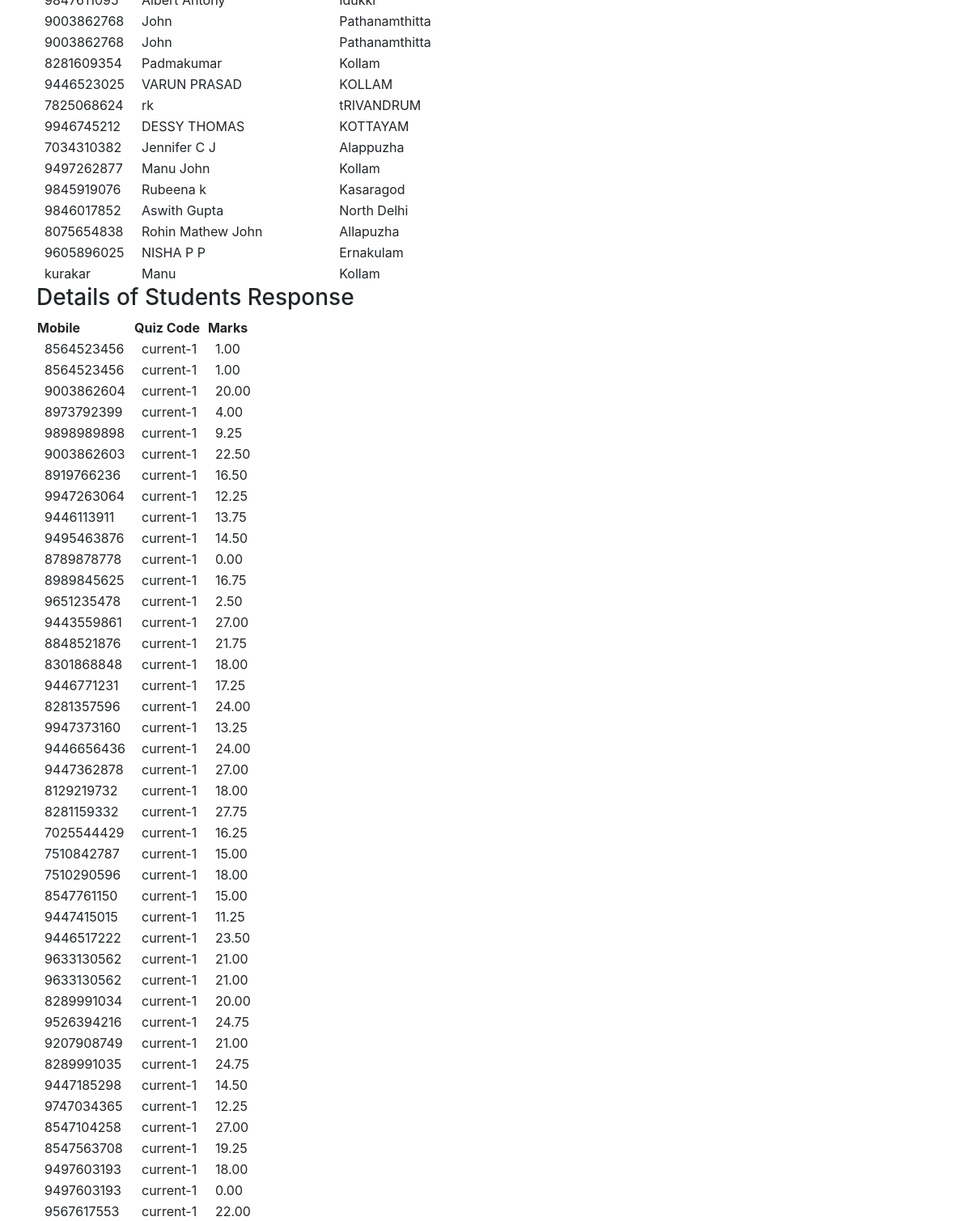
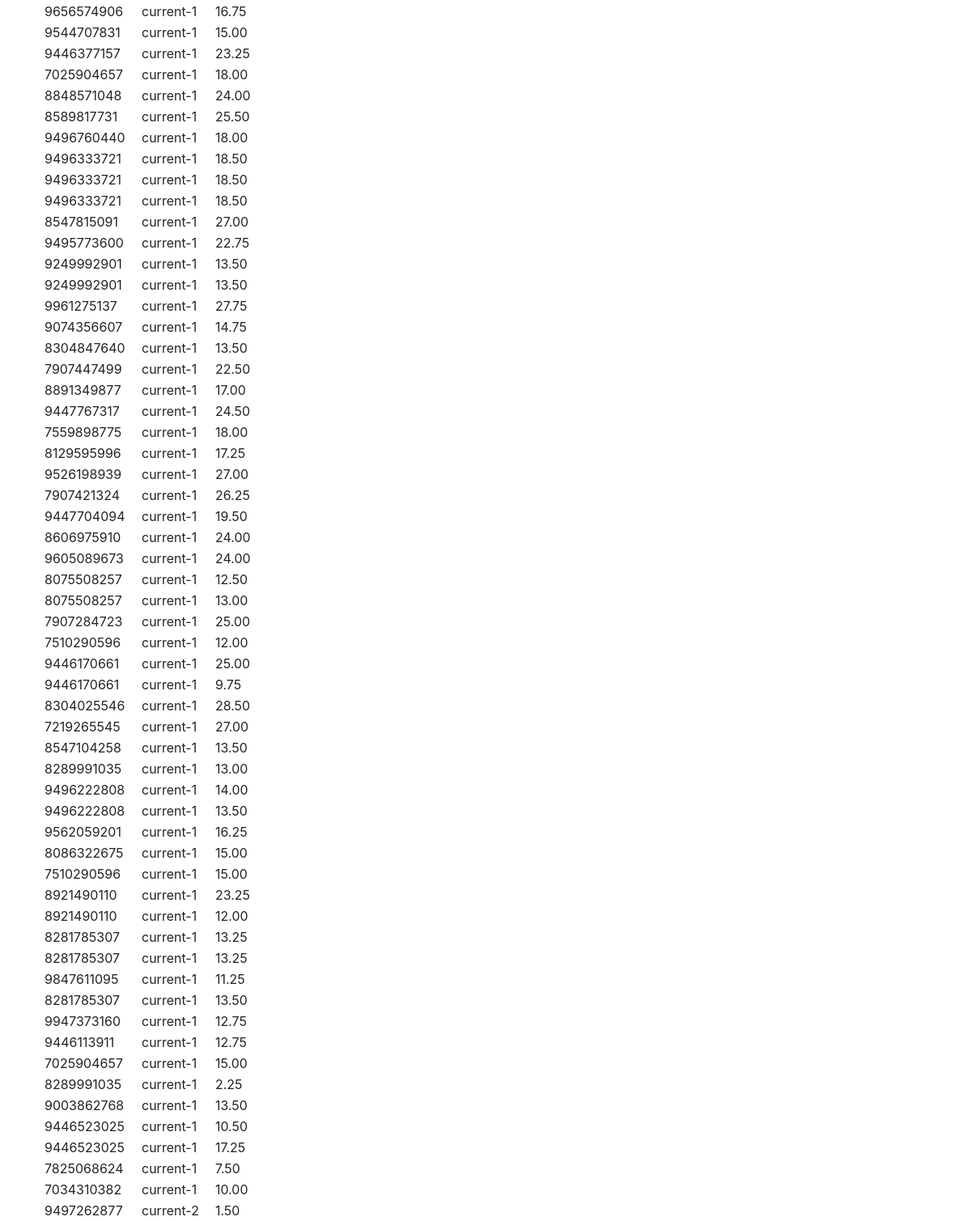
The app's page /manage_users/ (signed in, lower part), older data (2 pictures, top to bottom).
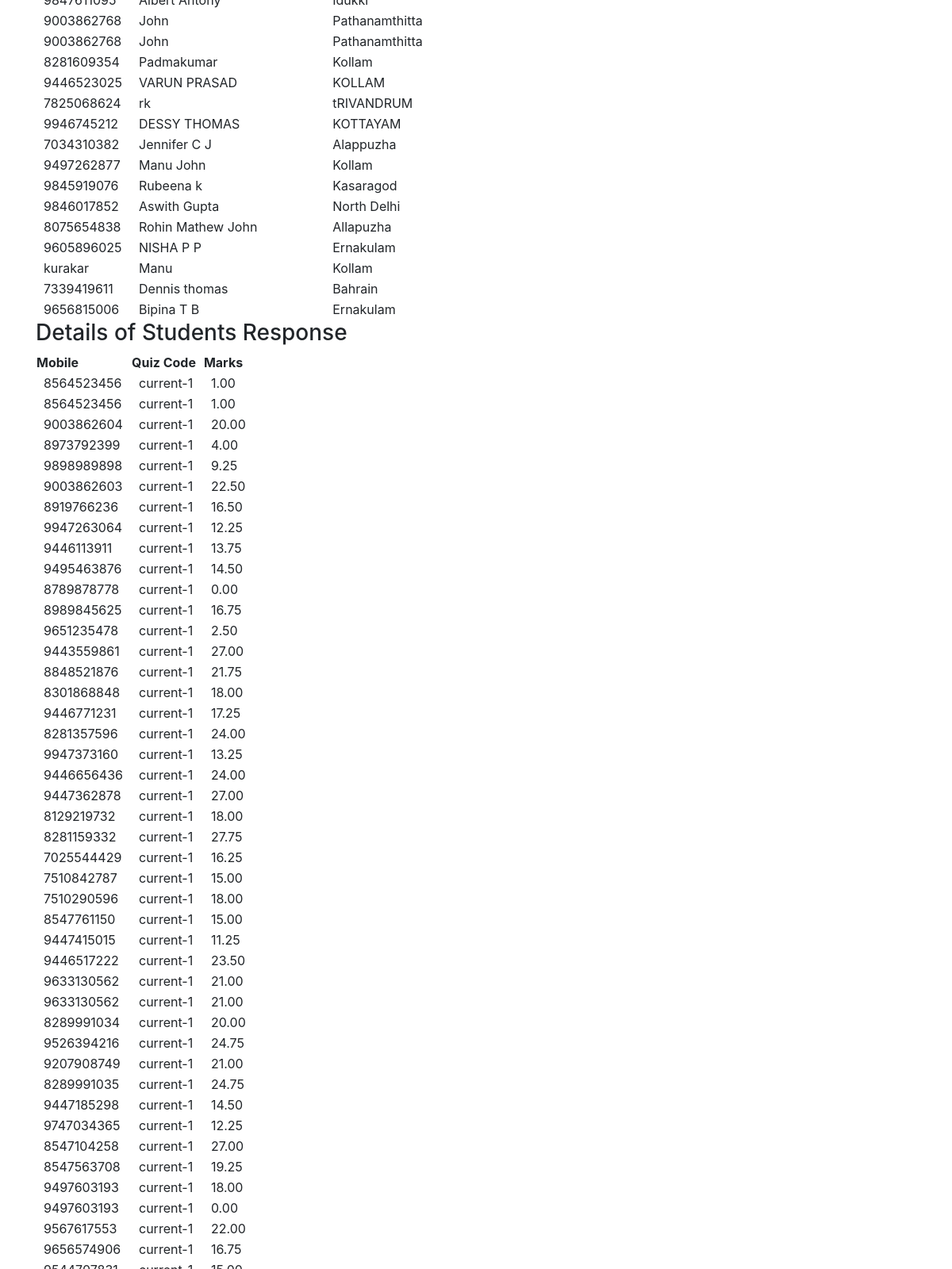
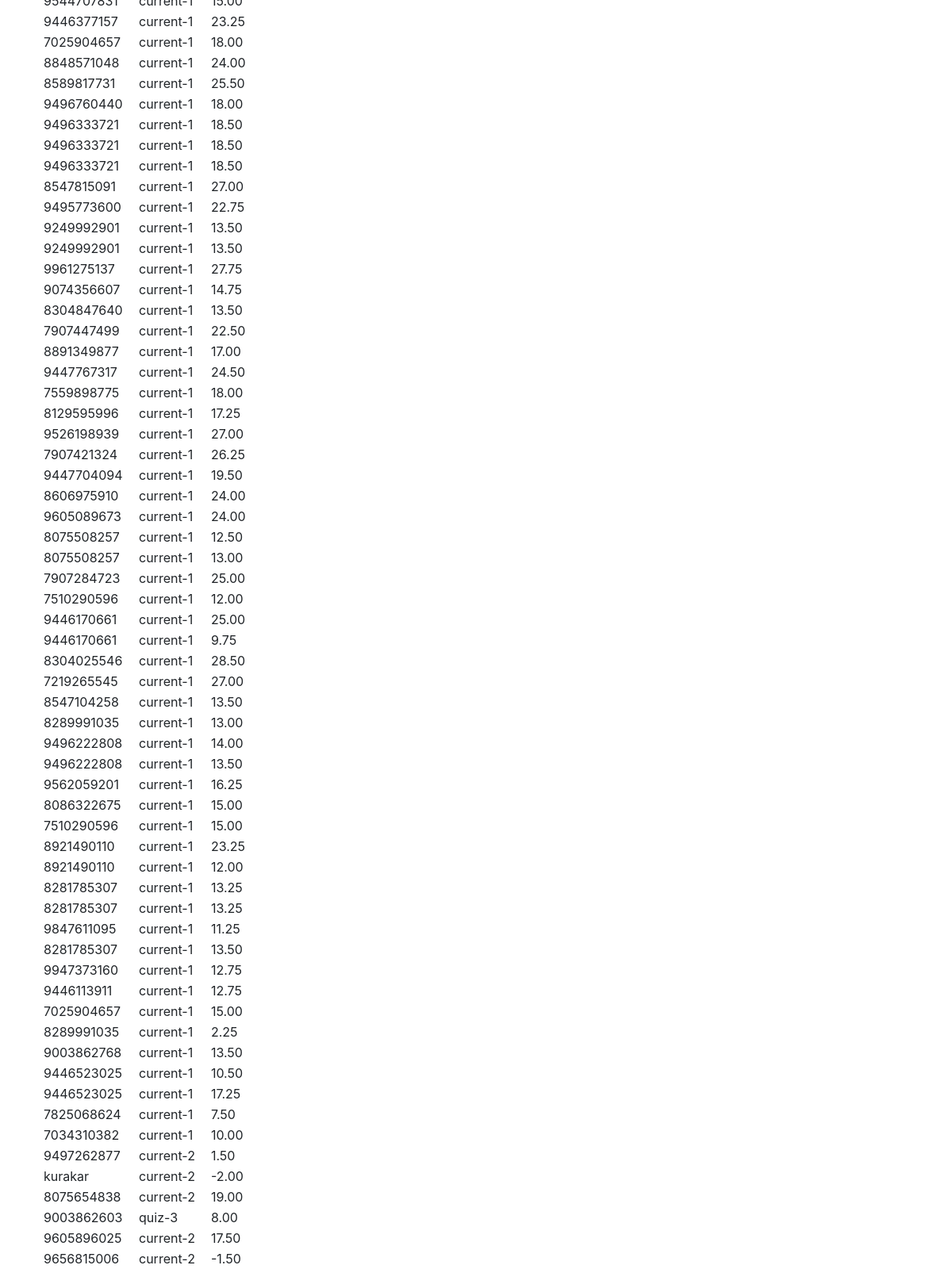
The same page, newer data (2 pictures, top to bottom).
### homepage/models.py (models this page shows, shortened)
class students(models.Model):
    mobile_no = models.TextField(max_length=20,default=None, null=True)
    email = models.CharField(max_length=100, default=None, null=True)
    join_date =  models.DateField(default=tz.now())
    name = models.CharField(max_length=200,default=None, null=True)
    location = models.CharField(max_length=200, default=None, null=True)
    school = models.CharField(max_length=200, default=None, null=True)
    dob = models.DateField(default='1899-12-31', null=True)
    zone = models.CharField(max_length=100,default=None, null=True)
    parent_contact = models.CharField(max_length=100,default=None, null=True)
    mother_name = models.CharField(max_length=200,default=None, null=True)
    volunteer = models.CharField(max_length=10,default=None, null=True)
    is_member = models.CharField(max_length=10,default=None, null=True)

class studentResponse(models.Model):
    mobile_no = models.TextField(max_length=20, default=None, null=True)
    quiz_id = models.CharField(max_length=100)
    attempted_date = models.DateField(default=tz.now())
    marks = models.DecimalField(max_digits=6,decimal_places=2)
    student_response = models.TextField()
    time_remaining = models.BigIntegerField(default=0)

### homepage/views.py (the view, shortened to what this page needs)
# urls.py: url(r'^manage_users/$', ManagePage.as_view()),
class ManagePage(View):
    def get(self,request):
        if request.user.is_authenticated:
            user_details = students.objects.all()
            student_res = studentResponse.objects.all()
            context = {'user_det': user_details,
                       'std_rsp':student_res}
            if request.user.is_staff:
                return render(request,'manage.html',context)
            else:
                return HttpResponse("You are not authorised to view this")
        else:
            return HttpResponseRedirect('/login/')

### templates/manage.html (shortened to what this page needs)
<!DOCTYPE html>
<html lang="en">
  <head>
      <link rel="stylesheet" href="//code.jquery.com/ui/1.12.1/themes/base/jquery-ui.css">
    <link rel="stylesheet" href="https://maxcdn.bootstrapcdn.com/bootstrap/4.0.0-alpha.6/css/bootstrap.min.css">
  </head>
  <body>
    <div class="container main">
        <div>
            <table>
                {% for users in user_det %}
                    <tr>
                        <td class="table-data">{{ users.mobile_no }}</td>
                        <td class="table-data">{{ users.name }}</td>
                        <td class="table-data">{{ users.location }}</td>
                    </tr>
                {% endfor %}
            </table>
        </div>
        <div>
            <h3> Details of Students Response</h3>
            <table>
            <th>Mobile</th> <th>Quiz Code</th><th>Marks</th>
                {% for resp in std_rsp %}
                    <tr>
                        <td class="table-data">{{ resp.mobile_no }}</td>
                        <td class="table-data">{{ resp.quiz_id }}</td>
                        <td class="table-data">{{ resp.marks }}</td>
                    </tr>
                {% endfor %}
            </table>
        </div>
    </div>
  </body>
</html>

### templates/manage.html (style rules this page uses)
.main { margin-top: 70px; }

Row changes from the older to the newer data that the page shows:
added students: mobile_no "7339419611", name "Dennis thomas", location "Bahrain"
added students: mobile_no "9656815006", name "Bipina T B", location "Ernakulam"
added studentResponse: mobile_no "kurakar", quiz_id "current-2", marks "-2.00"
added studentResponse: mobile_no "8075654838", quiz_id "current-2", marks "19.00"
added studentResponse: mobile_no "9003862603", quiz_id "quiz-3", marks "8.00"
added studentResponse: mobile_no "9605896025", quiz_id "current-2", marks "17.50"
added studentResponse: mobile_no "9656815006", quiz_id "current-2", marks "-1.50"
